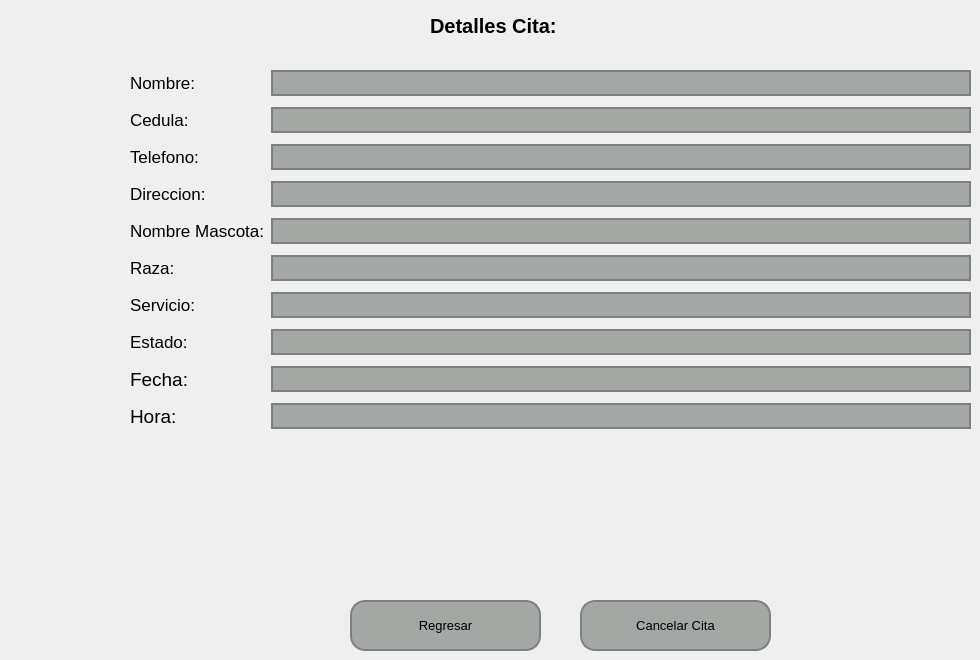
   <widget class="QWidget" name="pageDetallesContaduria">
    <widget class="QLabel" name="label_75">
     <property name="geometry">
      <rect>
       <x>430</x>
       <y>10</y>
       <width>171</width>
       <height>31</height>
      </rect>
     </property>
     <property name="font">
      <font>
       <pointsize>15</pointsize>
       <weight>75</weight>
       <bold>true</bold>
      </font>
     </property>
     <property name="text">
      <string>Detalles Cita:</string>
     </property>
    </widget>
    <widget class="QWidget" name="formLayoutWidget_9">
     <property name="geometry">
      <rect>
       <x>130</x>
       <y>70</y>
       <width>841</width>
       <height>501</height>
      </rect>
     </property>
     <layout class="QFormLayout" name="formLayout_10">
      <property name="verticalSpacing">
       <number>11</number>
      </property>
      <item row="0" column="0">
       <widget class="QLabel" name="label_80">
        <property name="font">
         <font>
          <pointsize>13</pointsize>
         </font>
        </property>
        <property name="text">
         <string>Nombre: </string>
        </property>
       </widget>
      </item>
      <item row="0" column="1">
       <widget class="QLineEdit" name="lineEditNombreDetallesCita">
        <property name="font">
         <font>
          <pointsize>13</pointsize>
         </font>
        </property>
        <property name="styleSheet">
         <string notr="true">    background-color: #a4a8a5; /* Color del botón */
    border-radius: 15px;       /* Borde redondeado, ajusta el valor para más curvatura */
    border: 2px solid #808080; /* Opcional: agrega un borde de color gris */</string>
        </property>
       </widget>
      </item>
      <item row="1" column="0">
       <widget class="QLabel" name="label_81">
        <property name="font">
         <font>
          <pointsize>13</pointsize>
         </font>
        </property>
        <property name="text">
         <string>Cedula: </string>
        </property>
       </widget>
      </item>
      <item row="1" column="1">
       <widget class="QLineEdit" name="lineEditCedulaDetallesCita">
        <property name="font">
         <font>
          <pointsize>13</pointsize>
         </font>
        </property>
        <property name="styleSheet">
         <string notr="true">    background-color: #a4a8a5; /* Color del botón */
    border-radius: 15px;       /* Borde redondeado, ajusta el valor para más curvatura */
    border: 2px solid #808080; /* Opcional: agrega un borde de color gris */</string>
        </property>
       </widget>
      </item>
      <item row="2" column="0">
       <widget class="QLabel" name="label_82">
        <property name="font">
         <font>
          <pointsize>13</pointsize>
         </font>
        </property>
        <property name="text">
         <string>Telefono:</string>
        </property>
       </widget>
      </item>
      <item row="2" column="1">
       <widget class="QLineEdit" name="lineEditTelefonoDetallesCita">
        <property name="font">
         <font>
          <pointsize>13</pointsize>
         </font>
        </property>
        <property name="styleSheet">
         <string notr="true">    background-color: #a4a8a5; /* Color del botón */
    border-radius: 15px;       /* Borde redondeado, ajusta el valor para más curvatura */
    border: 2px solid #808080; /* Opcional: agrega un borde de color gris */</string>
        </property>
       </widget>
      </item>
      <item row="3" column="0">
       <widget class="QLabel" name="label_83">
        <property name="font">
         <font>
          <pointsize>13</pointsize>
         </font>
        </property>
        <property name="text">
         <string>Direccion:</string>
        </property>
       </widget>
      </item>
      <item row="3" column="1">
       <widget class="QLineEdit" name="lineEditDireccionDetallesCita">
        <property name="font">
         <font>
          <pointsize>13</pointsize>
         </font>
        </property>
        <property name="styleSheet">
         <string notr="true">    background-color: #a4a8a5; /* Color del botón */
    border-radius: 15px;       /* Borde redondeado, ajusta el valor para más curvatura */
    border: 2px solid #808080; /* Opcional: agrega un borde de color gris */</string>
        </property>
       </widget>
      </item>
      <item row="4" column="0">
       <widget class="QLabel" name="label_85">
        <property name="font">
         <font>
          <pointsize>13</pointsize>
         </font>
        </property>
        <property name="text">
         <string>Nombre Mascota:</string>
        </property>
       </widget>
      </item>
      <item row="4" column="1">
       <widget class="QLineEdit" name="lineEditNombreMascotaCita">
        <property name="font">
         <font>
          <pointsize>13</pointsize>
         </font>
        </property>
        <property name="styleSheet">
         <string notr="true">    background-color: #a4a8a5; /* Color del botón */
    border-radius: 15px;       /* Borde redondeado, ajusta el valor para más curvatura */
    border: 2px solid #808080; /* Opcional: agrega un borde de color gris */</string>
        </property>
       </widget>
      </item>
      <item row="5" column="0">
       <widget class="QLabel" name="label_76">
        <property name="font">
         <font>
          <pointsize>13</pointsize>
         </font>
        </property>
        <property name="text">
         <string>Raza:</string>
        </property>
       </widget>
      </item>
      <item row="5" column="1">
       <widget class="QLineEdit" name="lineEditRazaCita">
        <property name="font">
         <font>
          <pointsize>13</pointsize>
         </font>
        </property>
        <property name="styleSheet">
         <string notr="true">    background-color: #a4a8a5; /* Color del botón */
    border-radius: 15px;       /* Borde redondeado, ajusta el valor para más curvatura */
    border: 2px solid #808080; /* Opcional: agrega un borde de color gris */</string>
        </property>
       </widget>
      </item>
      <item row="6" column="0">
       <widget class="QLabel" name="label_77">
        <property name="font">
         <font>
          <pointsize>13</pointsize>
         </font>
        </property>
        <property name="text">
         <string>Servicio:</string>
        </property>
       </widget>
      </item>
      <item row="6" column="1">
       <widget class="QLineEdit" name="lineEditServicioDetallesCita">
        <property name="font">
         <font>
          <pointsize>13</pointsize>
         </font>
        </property>
        <property name="styleSheet">
         <string notr="true">    background-color: #a4a8a5; /* Color del botón */
    border-radius: 15px;       /* Borde redondeado, ajusta el valor para más curvatura */
    border: 2px solid #808080; /* Opcional: agrega un borde de color gris */</string>
        </property>
       </widget>
      </item>
      <item row="7" column="0">
       <widget class="QLabel" name="label_79">
        <property name="font">
         <font>
          <pointsize>13</pointsize>
         </font>
        </property>
        <property name="text">
         <string>Estado:</string>
        </property>
       </widget>
      </item>
      <item row="7" column="1">
       <widget class="QLineEdit" name="lineEditEstadoCita">
        <property name="font">
         <font>
          <pointsize>13</pointsize>
         </font>
        </property>
        <property name="styleSheet">
         <string notr="true">    background-color: #a4a8a5; /* Color del botón */
    border-radius: 15px;       /* Borde redondeado, ajusta el valor para más curvatura */
    border: 2px solid #808080; /* Opcional: agrega un borde de color gris */</string>
        </property>
       </widget>
      </item>
      <item row="8" column="0">
       <widget class="QLabel" name="label_84">
        <property name="font">
         <font>
          <pointsize>14</pointsize>
         </font>
        </property>
        <property name="text">
         <string>Fecha: </string>
        </property>
       </widget>
      </item>
      <item row="8" column="1">
       <widget class="QLineEdit" name="lineEditFechaCita">
        <property name="font">
         <font>
          <pointsize>13</pointsize>
         </font>
        </property>
        <property name="styleSheet">
         <string notr="true">    background-color: #a4a8a5; /* Color del botón */
    border-radius: 15px;       /* Borde redondeado, ajusta el valor para más curvatura */
    border: 2px solid #808080; /* Opcional: agrega un borde de color gris */</string>
        </property>
       </widget>
      </item>
      <item row="9" column="0">
       <widget class="QLabel" name="label_86">
        <property name="font">
         <font>
          <pointsize>14</pointsize>
         </font>
        </property>
        <property name="text">
         <string>Hora:</string>
        </property>
       </widget>
      </item>
      <item row="9" column="1">
       <widget class="QLineEdit" name="lineEditHoraCita">
        <property name="font">
         <font>
          <pointsize>13</pointsize>
         </font>
        </property>
        <property name="styleSheet">
         <string notr="true">    background-color: #a4a8a5; /* Color del botón */
    border-radius: 15px;       /* Borde redondeado, ajusta el valor para más curvatura */
    border: 2px solid #808080; /* Opcional: agrega un borde de color gris */</string>
        </property>
       </widget>
      </item>
     </layout>
    </widget>
    <widget class="QPushButton" name="pushButtonCancelarCita">
     <property name="geometry">
      <rect>
       <x>580</x>
       <y>600</y>
       <width>191</width>
       <height>51</height>
      </rect>
     </property>
     <property name="font">
      <font>
       <pointsize>10</pointsize>
      </font>
     </property>
     <property name="styleSheet">
      <string notr="true">QPushButton {
    background-color: #a4a8a5; /* Color del botón */
    border-radius: 15px;       /* Borde redondeado, ajusta el valor para más curvatura */
    border: 2px solid #808080; /* Opcional: agrega un borde de color gris */
}

QPushButton:hover {
    background-color: #b0b5b0; /* Color al pasar el mouse */
}

QPushButton:pressed {
    background-color: #8f938f; /* Color al hacer clic */
}
</string>
     </property>
     <property name="text">
      <string>Cancelar Cita</string>
     </property>
    </widget>
    <widget class="QPushButton" name="pushButtonRegresarDetallesCita">
     <property name="geometry">
      <rect>
       <x>350</x>
       <y>600</y>
       <width>191</width>
       <height>51</height>
      </rect>
     </property>
     <property name="font">
      <font>
       <pointsize>10</pointsize>
      </font>
     </property>
     <property name="styleSheet">
      <string notr="true">QPushButton {
    background-color: #a4a8a5; /* Color del botón */
    border-radius: 15px;       /* Borde redondeado, ajusta el valor para más curvatura */
    border: 2px solid #808080; /* Opcional: agrega un borde de color gris */
}

QPushButton:hover {
    background-color: #b0b5b0; /* Color al pasar el mouse */
}

QPushButton:pressed {
    background-color: #8f938f; /* Color al hacer clic */
}
</string>
     </property>
     <property name="text">
      <string>Regresar</string>
     </property>
    </widget>
   </widget>
